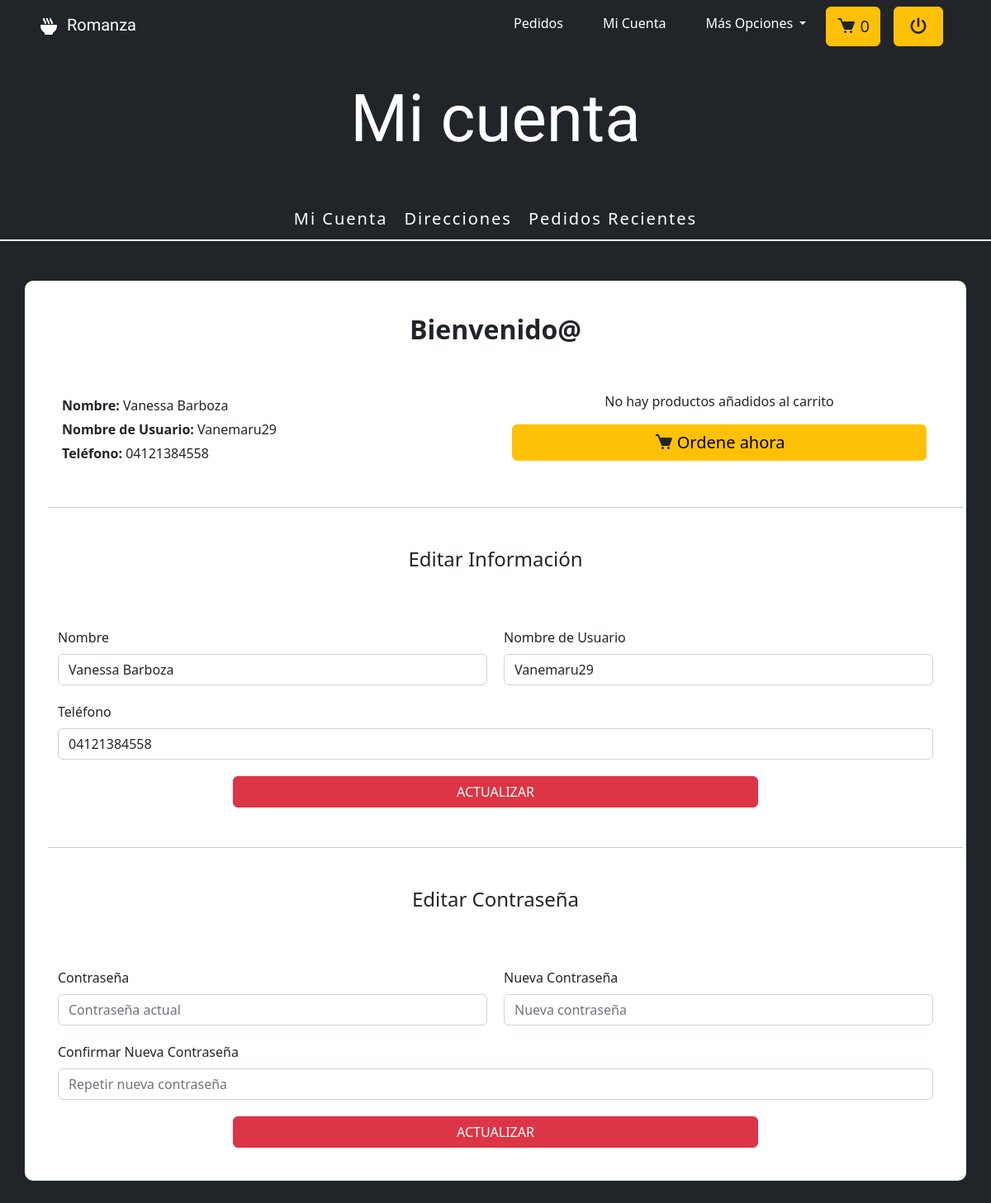
The app's page /index.php?romanza=mi-cuenta (signed in) with its own data.
### tables this page shows
CREATE TABLE `usuario` (
  `id_usuario` int(11) NOT NULL,
  `nombre` varchar(45) NOT NULL,
  `nombre_usuario` varchar(45) NOT NULL,
  `telefono` text NOT NULL,
  `clave` varchar(45) NOT NULL,
  `id_rol` int(11) NOT NULL,
  `fecha_registro` date NOT NULL
);

### controladores/navegacion.php (called while the page is built)
<?php
    class ControladorDeNavegacion {
        static public function plantilla() {
            include ('vistas/plantilla.php');
        }
        static public function enlacesPaginasC() {
            if (isset($_GET['romanza'])) {
                $modulo = $_GET['romanza'];
            } else {
                $modulo = 'index';
            }
            $respuesta = ModeloDeNavegacion::enlacesPaginasM($modulo);
            include $respuesta;
        }
    }
?>

### index.php (called while the page is built)
<?php
    require_once ('controladores/navegacion.php');
    require_once ('modelos/navegacion.php');
    $mvc = new ControladorDeNavegacion;
    $mvc -> plantilla();
?>

### modelos/conexion.php (called while the page is built, shortened)
<?php
    class Conexion {
        public $servidor = "localhost";
        private $usuario = "root";
        private $password = "";
        private $bd = "romanza";
        private $conexion;
        public function __construct () {
            $this->conexion = new mysqli($this->servidor, $this->usuario, $this->password, $this->bd);
            mysqli_query($this->conexion, "SET NAMES 'utf8'");
        }
        public function conectar () {
            return $this->conexion;
        }
    }
?>

### controladores/Usuarios.php (called while the page is built, shortened)
<?php
    class Usuarios extends Conexion {
        public function __construct () {
            $this->conexion = new Conexion();
            $this->conexion = $this->conexion->conectar();
        }
        public function datosUser ($usuario) {
            $sql = mysqli_query($this->conexion, "SELECT * FROM usuario WHERE nombre_usuario = '$usuario'");
            return $sql;
        }
    }
?>

### vistas/modulos/cliente/mi-cuenta.php (the view, shortened to what this page needs)
<?php
    if (!isset($_SESSION['nombre_usuario'])) {
        ?>
            <script> window.location.href = "vistas/../index.php?romanza=login"; </script>
        <?php
    } else {
        $nombre_usuario = $_SESSION['nombre_usuario'];
        $usuario = new Usuarios();
        $datos = $usuario -> datosUser($nombre_usuario);
    }
?>
<section class="py-5">
    <h1 class="text-center text-white my-5 display-1 inicio__titulo"> Mi cuenta </h1>
    <div class="mi-cuenta__menu mb-5">
        <a href="index.php?romanza=mi-cuenta" class="mi-cuenta-enlace"> Mi Cuenta </a>
        <a href="index.php?romanza=mis-direcciones" class="mi-cuenta-enlace"> Direcciones </a>
        <a href="index.php?romanza=mis-ordenes" class="mi-cuenta-enlace"> Pedidos Recientes </a>
    </div>
    <section class="container mi-cuenta">
        <h2 class="fw-bold text-center pb-5"> Bienvenido@ </h2>
        <?php
            while ($datos_usuario = mysqli_fetch_array($datos)) {
        ?>
        <article class="row">
            <div class="col-sm-12 col-md-6">
                <p class="mi-cuenta__datos"><span class="fw-bold">Nombre:</span> <?= $datos_usuario['nombre'] ?></p>
                <p class="mi-cuenta__datos"><span class="fw-bold">Nombre de Usuario:</span> <?= $datos_usuario['nombre_usuario'] ?></p>
                <p class="mi-cuenta__datos"><span class="fw-bold">Teléfono:</span> <?= $datos_usuario['telefono'] ?></p>
            </div>
            <div class="col-sm-12 col-md-6">
                <p class="text-center">No hay productos añadidos al carrito</p>
                <a href="index.php?romanza=pedidos" class="btn btn-warning mx-2 mi-cuenta__cta"> <img src="vistas/../publico/activos/iconos/carrito-oscuro.svg" alt="Mi Carrito" class="header__carrito"> <span class="header__carrito-cuenta">Ordene ahora</span> </a>
            </div>
            <hr class="my-5">
            <form action="#" method="POST" class="formulario" id="editar-info">
                <h4 class="text-center mb-5 mi-cuenta__editar-titulo">Editar Información</h4>
                <div class="formulario__grupo" id="grupo__nombre">
                    <label for="nombre" class="form-label login__label"> Nombre </label>
                    <div class="formulario__grupo-input">
                        <input type="text" class="form-control formulario__input" placeholder="Vanessa Barboza" name="nombre" id="nombre" value="<?= $datos_usuario['nombre'] ?>">
                    </div>
                </div>
                <div class="formulario__grupo" id="grupo__nombre_usuario">
                    <label for="nombre_usuario" class="form-label login__label"> Nombre de Usuario </label>
                    <div class="formulario__grupo-input">
                        <input type="text" class="form-control" placeholder="Vanemaru29" name="nombre_usuario" id="nombre_usuario" value="<?= $datos_usuario['nombre_usuario'] ?>">
                    </div>
                </div>
                <div class="formulario__grupo editarInfo__tlfn" id="grupo__telefono">
                    <label for="telefono" class="form-label login__label"> Teléfono </label>
                    <div class="formulario__grupo-input">
                        <input type="tel" format="+58 (###) ###-####" class="form-control" placeholder="414 544-5583" name="telefono" id="telefono" value="<?= $datos_usuario['telefono'] ?>">
                    </div>
                </div>
                <div class="d-grid m-auto formulario__grupo formulario__btn-centro editarInfo__actualizar">
                    <button type="submit" name="actualizar-info" class="formulario__btn btn btn-danger"> ACTUALIZAR </button>
                </div>
            </form>
            <hr class="my-5">
            <form action="#" method="POST" class="formulario" id="editar-clave">
                <h4 class="text-center mb-5 mi-cuenta__editar-titulo">Editar Contraseña</h4>
                <div class="formulario__grupo" id="grupo__clave">
                    <label for="clave" class="form-label login__label"> Contraseña </label>
                    <div class="formulario__grupo-input">
                        <input type="password" class="form-control" placeholder="Contraseña actual" name="clave" id="clave">
                    </div>
                </div>
                <div class="formulario__grupo" id="grupo__clave2">
                    <label for="clave2" class="form-label login__label"> Nueva Contraseña </label>
                    <div class="formulario__grupo-input">
                        <input type="password" class="form-control" placeholder="Nueva contraseña" name="clave2" id="clave2">
                    </div>
                </div>
                <div class="formulario__grupo editarInfo__tlfn" id="grupo__clave3">
                    <label for="clave3" class="form-label login__label"> Confirmar Nueva Contraseña </label>
                    <div class="formulario__grupo-input">
                        <input type="password" class="form-control" placeholder="Repetir nueva contraseña" name="clave3" id="clave3">
                    </div>
                </div>
                <div class="d-grid m-auto formulario__grupo formulario__btn-centro editarInfo__actualizar">
                    <button type="submit" name="actualizar-clave" class="formulario__btn btn btn-danger"> ACTUALIZAR </button>
                </div>
            </form>
        </article>
        <?php
            }
        ?>
    </section>
</section>

### publico/css/estilos.css (style rules this page uses)
:root { --fuente-titulos: 'Satisfy', cursive; --negro: rgb(0, 0, 0); --blanco: rgb(255, 255, 255); --gris-oscuro: rgb(33, 37, 41); --gris-medio: rgb(135, 138, 140); --gris-claro: rgb(214, 214, 215); --rojo-cta: rgb(220, 53, 69); --amarillo-cta: rgb(255, 193, 7); --sombra-clara: rgba(255, 255, 255, .2); --sombra-oscura: rgba(0, 0, 0, .2); --sombra-roja: rgba(220, 53, 69, .5); --sombra-verde: rgb(30, 209, 45, .5); --fondo-degradado: linear-gradient(#212529 2%, #720026 20%, #ce4257 60%, #720026 100%); --verde-correcto: #1ed12d; --rojo-incorrecto: #bb2929; }
body { background-color: var(--gris-oscuro); }
.header__carrito { font-size: 20px; margin-top: -8px; }
.header__carrito-cuenta { font-size: 20px; }
.login__label { float: left; }
.formulario { display: grid; grid-template-columns: 1fr 1fr; gap: 20px; }
.mi-cuenta__editar-titulo, .editarInfo__tlfn, .editarInfo__actualizar { grid-column: span 2; }
.formulario__grupo-input { position: relative; }
.formulario__btn-centro { width: 60%; margin-left: auto; margin-right: auto; }
.inicio__titulo { font-family: var(--fuente-titulos); }
.mi-cuenta { display: block; padding: 40px; background-color: var(--blanco); border-radius: 10px; }
.mi-cuenta__datos { margin: 5px; }
.mi-cuenta__cta { display: block; margin-left: auto; margin-right: auto; }
.mi-cuenta__menu { display: flex; justify-content: center; align-items: center; margin-bottom: 20px; border-bottom: 2px solid var(--blanco); }
.mi-cuenta-enlace { padding: 10px; color: var(--blanco); text-decoration: none; font-size: 20px; font-weight: 300; letter-spacing: 2px; transition: all .5s; }

### records on screen
usuario: nombre "Vanessa Barboza", nombre_usuario "Vanemaru29", telefono "04121384558"

### other values on screen
$total_cantidad "0"
